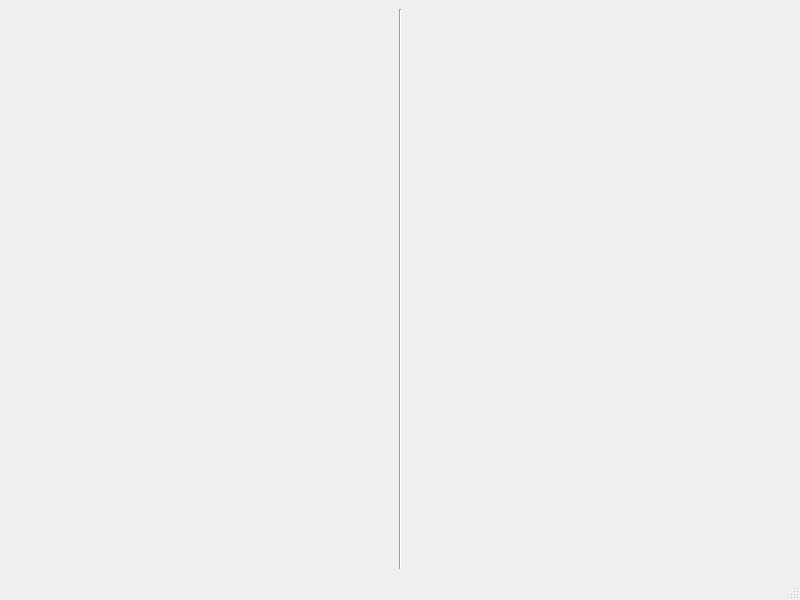
<?xml version="1.0" encoding="UTF-8"?>
<ui version="4.0">
 <class>JoystickMapper</class>
 <widget class="QMainWindow" name="JoystickMapper">
  <property name="geometry">
   <rect>
    <x>0</x>
    <y>0</y>
    <width>800</width>
    <height>600</height>
   </rect>
  </property>
  <property name="windowTitle">
   <string>MoGS Joystick mapper</string>
  </property>
  <property name="windowIcon">
   <iconset theme="input-gaming">
    <normaloff/>
   </iconset>
  </property>
  <widget class="QWidget" name="centralwidget">
   <layout class="QHBoxLayout" name="horizontalLayout">
    <item>
     <widget class="mogs::JoystickVisualizer" name="jsWrapper" native="true"/>
    </item>
    <item>
     <widget class="Line" name="line">
      <property name="orientation">
       <enum>Qt::Vertical</enum>
      </property>
     </widget>
    </item>
    <item>
     <widget class="mogs::ActionConfigurationView" name="actionView" native="true"/>
    </item>
   </layout>
  </widget>
  <widget class="QStatusBar" name="statusbar"/>
  <widget class="QMenuBar" name="menubar">
   <property name="geometry">
    <rect>
     <x>0</x>
     <y>0</y>
     <width>800</width>
     <height>21</height>
    </rect>
   </property>
  </widget>
 </widget>
 <customwidgets>
  <customwidget>
   <class>mogs::ActionConfigurationView</class>
   <extends>QWidget</extends>
   <header>view/ActionConfigurationView.h</header>
   <container>1</container>
  </customwidget>
  <customwidget>
   <class>mogs::JoystickVisualizer</class>
   <extends>QWidget</extends>
   <header>view/JoystickVisualizer.h</header>
   <container>1</container>
  </customwidget>
 </customwidgets>
 <resources/>
 <connections/>
</ui>
